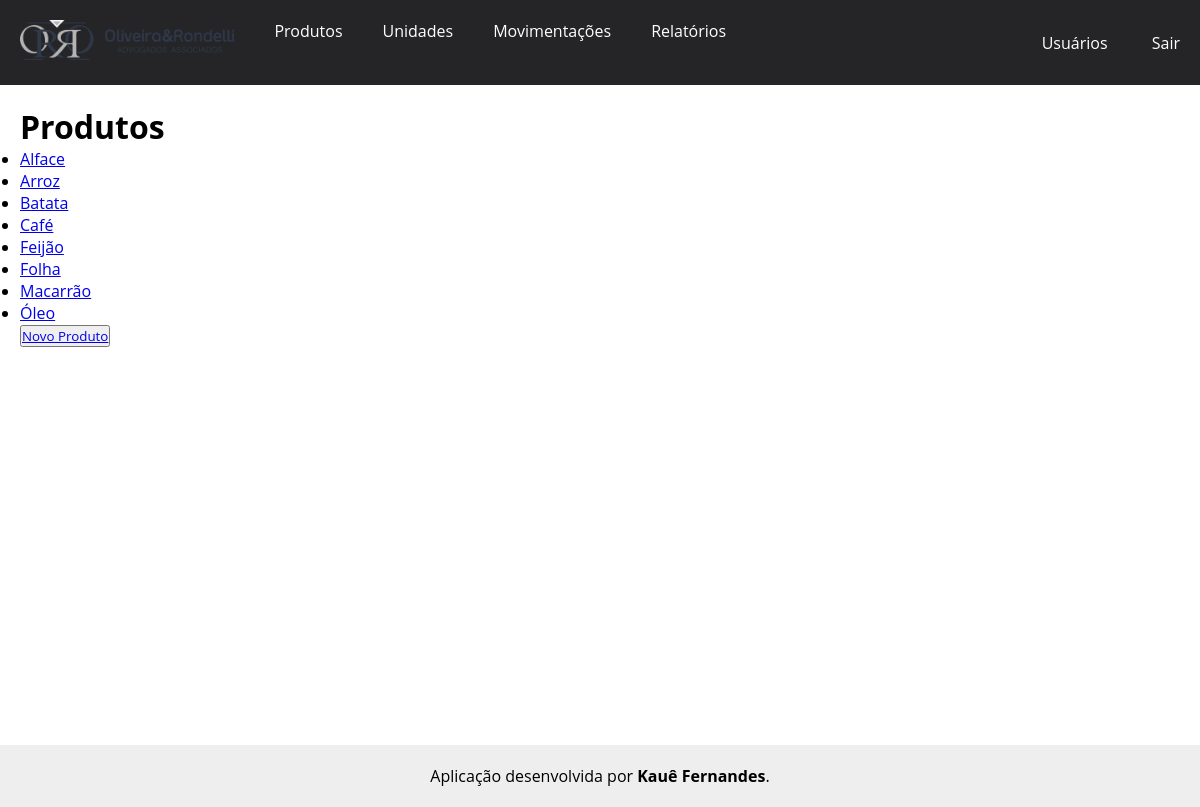
Before: /produtos/produtos/ (signed in) with the older database file.
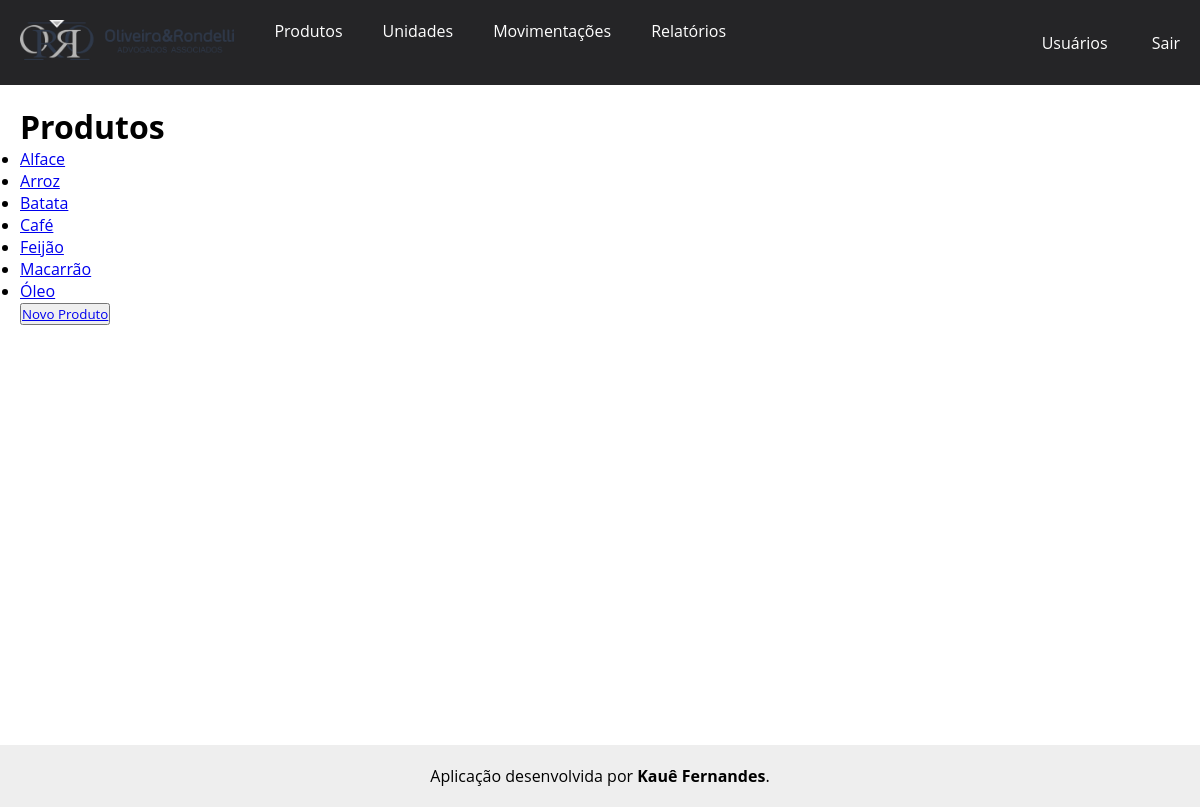
After: the same page with the newer database file.
### produtos/models.py (models this page shows, shortened)
class Produtos(models.Model):
    pro_referencia = models.CharField('Referência', max_length=20, default='SEM-REF')                           # Referência do produto
    pro_descricao = models.TextField('Descrição')                                                               # Descrição do produto
    pro_unidade = models.ForeignKey(Unidades, on_delete=models.PROTECT, verbose_name='Unidade', default=1)      # Chave estrangeira referenciando a unidade da tabela Unidades
    pro_custo_medio = models.DecimalField('movimentacoes.Movimentacao', decimal_places=2, max_digits=10)                        # Custo médio
    pro_saldo = models.IntegerField('Saldo', default=0)                                                         # Saldo do produto no estoque
    pro_data_adicionada = models.DateTimeField(auto_now_add=True)                                               # Data em que o produto foi adicionado
    pro_data_modificado = models.DateTimeField(auto_now=True)                                                   # Data em que o produto foi modificado
    def __str__(self):
        return self.pro_descricao
    class Meta:
        verbose_name = 'Produto'
        verbose_name_plural = 'Produtos'
        ordering = ['-pro_descricao']

### produtos/views.py (the view)
# urls.py: path('produtos/', views.lista_produtos, name='produtos'),                           # Caminho para a página dos produtos
@login_required
def lista_produtos(request):
    produtos = Produtos.objects.order_by('pro_descricao')
    context = {'produtos': produtos}
    return render(request, 'produtos/lista_produtos.html', context)

### produtos/templates/produtos/lista_produtos.html (shortened to what this page needs)
<!DOCTYPE html>
{% extends "core/base.html" %}
    {% block content %}
    <h1>Produtos</h1>
    <ul>
        {% for produto in produtos %}
            <li><a href="{% url 'produto' produto.id %}">{{ produto }}</a></li>
        {% empty %}
            <li>Não existe produto cadastrado.</li>
        {% endfor %}
    </ul>
    <div>
        <button><a href="{% url 'novo_produto' %}">Novo Produto</a></button>
    </div>
    {% endblock content %}

Changed rows visible on the page:
removed Produtos: pro_descricao "Folha"
